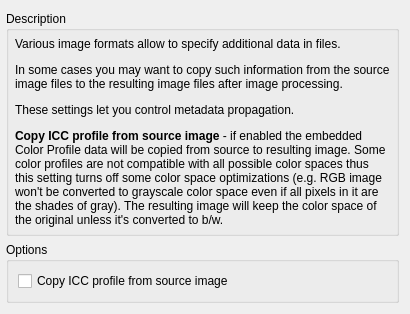
      <widget class="QWidget" name="pageOutputMetadata">
       <layout class="QVBoxLayout" name="verticalLayout_94">
        <property name="leftMargin">
         <number>6</number>
        </property>
        <item>
         <widget class="QGroupBox" name="groupBox_45">
          <property name="title">
           <string>Description</string>
          </property>
          <layout class="QVBoxLayout" name="verticalLayout_93">
           <property name="spacing">
            <number>6</number>
           </property>
           <property name="leftMargin">
            <number>6</number>
           </property>
           <property name="topMargin">
            <number>6</number>
           </property>
           <property name="rightMargin">
            <number>6</number>
           </property>
           <property name="bottomMargin">
            <number>6</number>
           </property>
           <item>
            <widget class="QLabel" name="lblDespecklingDescr_2">
             <property name="text">
              <string>&lt;html&gt;&lt;head/&gt;&lt;body&gt;&lt;p&gt;Various image formats allow to specify additional data in files. &lt;/p&gt;&lt;p&gt;In some cases you may want to copy such information from the source image files to the resulting image files after image processing.&lt;/p&gt;&lt;p&gt;These settings let you control metadata propagation.&lt;/p&gt;&lt;p&gt;&lt;span style=&quot; font-weight:600;&quot;&gt;Copy ICC profile from source image &lt;/span&gt;- if enabled the embedded Color Profile data will be copied from source to resulting image. Some color profiles are not compatible with all possible color spaces thus this setting turns off some color space optimizations (e.g. RGB image won't be converted to grayscale color space even if all pixels in it are the shades of gray). The resulting image will keep the color space of the original unless it's converted to b/w.&lt;/p&gt;&lt;/body&gt;&lt;/html&gt;</string>
             </property>
             <property name="alignment">
              <set>Qt::AlignLeading|Qt::AlignLeft|Qt::AlignTop</set>
             </property>
             <property name="wordWrap">
              <bool>true</bool>
             </property>
             <property name="textInteractionFlags">
              <set>Qt::LinksAccessibleByMouse|Qt::TextSelectableByKeyboard|Qt::TextSelectableByMouse</set>
             </property>
            </widget>
           </item>
          </layout>
         </widget>
        </item>
        <item>
         <widget class="QGroupBox" name="optDespeckling_2">
          <property name="title">
           <string>Options</string>
          </property>
          <layout class="QVBoxLayout" name="verticalLayout_95">
           <item>
            <widget class="QCheckBox" name="cbCopyICCProfile">
             <property name="text">
              <string>Copy ICC profile from source image</string>
             </property>
            </widget>
           </item>
          </layout>
         </widget>
        </item>
       </layout>
      </widget>
